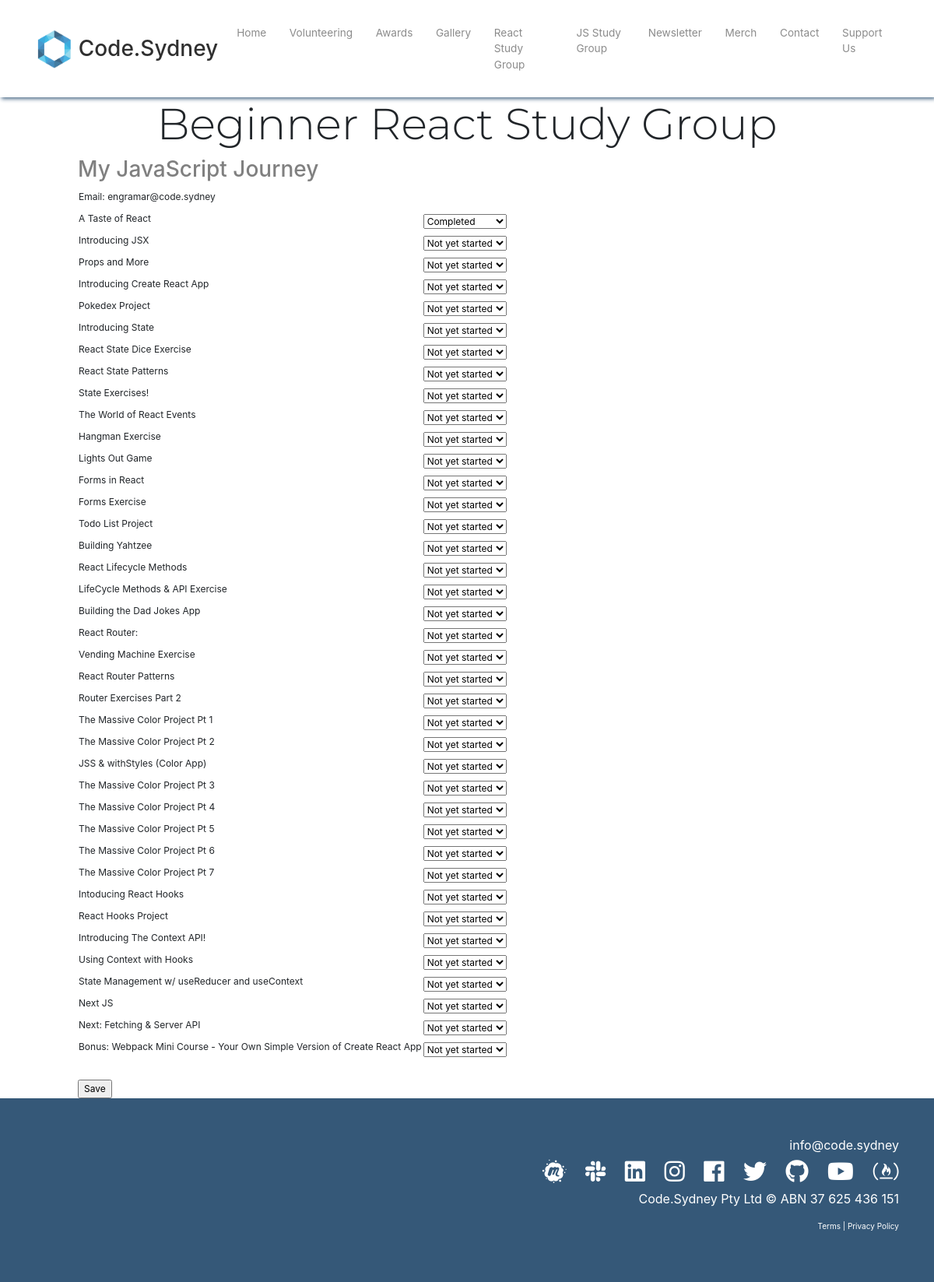
The app's page /reactstudygroupupdate (signed in), older data.
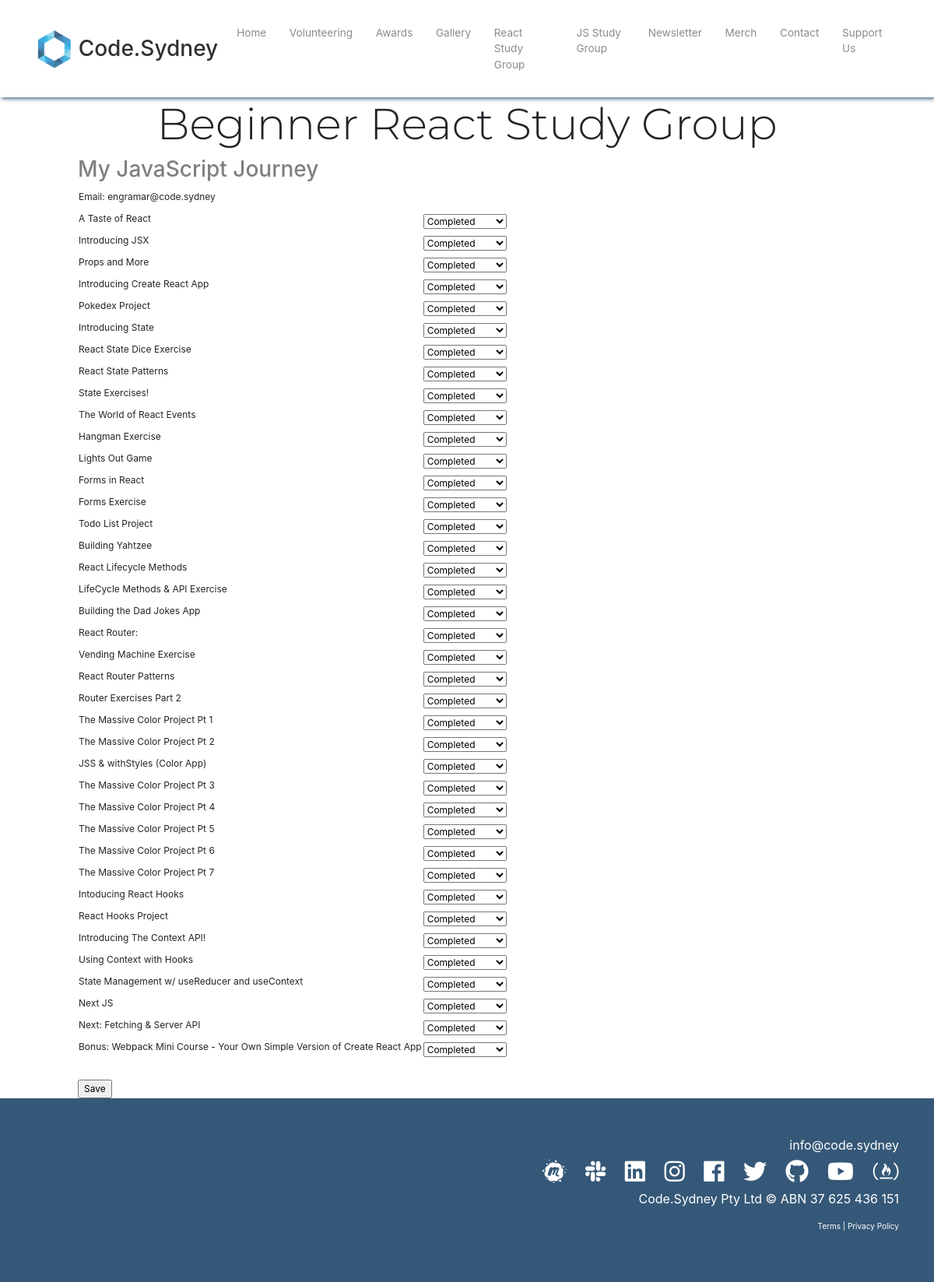
The same page, newer data.
### tables this page shows
CREATE TABLE "reactdashboardtable" (
	"Name"	TEXT,
	"Email"	TEXT,
	"Password"	TEXT,
	"Completed_Count"	INTEGER,
	"A1"	TEXT,
	"A2"	TEXT,
	"A3"	TEXT,
	"A4"	TEXT,
	"A5"	TEXT,
	"A6"	TEXT,
	"A7"	TEXT,
	"A8"	TEXT,
	"A9"	TEXT,
	"A10"	TEXT,
	"A11"	TEXT,
	"A12"	TEXT,
	"A13"	TEXT,
	"A14"	TEXT,
	"A15"	TEXT,
	"A16"	TEXT,
	"A17"	TEXT,
	"A18"	TEXT,
	"A19"	TEXT,
	"A20"	TEXT,
	"A21"	TEXT,
	"A22"	TEXT,
	"A23"	TEXT,
	"A24"	TEXT,
	"A25"	TEXT,
	"A26"	TEXT,
	"A27"	TEXT,
	"A28"	TEXT,
	"A29"	TEXT,
	"A30"	TEXT,	
	"A31"	TEXT,
	"A32"	TEXT,
	"A33"	TEXT,
	"A34"	TEXT,
	"A35"	TEXT,
	"A36"	TEXT,
	"A37"	TEXT,
	"A38"	TEXT,
	"A39"	TEXT,
	PRIMARY KEY("Email")
);

### app.py (the view)
@app.route('/reactstudygroupupdate',methods=['GET','POST'])
def reactstudygroupupdate():
    form = ReactInputForm()
    if request.method == 'POST':
        db = get_db()
        Email = session.get('tempemail', None)
        try:
            user_cur = db.execute('SELECT Name, Email, Password, Completed_Count, \
                                     A1, A2, A3, A4, A5, A6, A7, A8, A9, A10, \
                                     A11, A12, A13, A14, A15, A16, A17, A18, A19, A20, \
                                     A21, A22, A23, A24, A25, A26, A27, A28, A29, A30, \
                                     A31, A32, A33, A34, A35, A36, A37, A38, A39 \
                                from reactdashboardtable \
                                where Email = ?', [Email])
        except Exception as e:
            print('Exception: ',e)
        res = user_cur.fetchall()
        for row in res:
            Name  = row[0]
            Email = row[1]
            Password = row[2]
            Completed_Count = row[3]
        Completed_Count = 0
        A1 = form.A1.data
        if A1 == 'Completed':
            Completed_Count += 1
        A2 = form.A2.data
        if A2 == 'Completed':
            Completed_Count += 1
        A3 = form.A3.data
        if A3 == 'Completed':
            Completed_Count += 1
        A4 = form.A4.data
        if A4 == 'Completed':
            Completed_Count += 1
        A5 = form.A5.data
        if A5 == 'Completed':
            Completed_Count += 1
        A6 = form.A6.data
        if A6 == 'Completed':
            Completed_Count += 1
        A7 = form.A7.data
        if A7 == 'Completed':
            Completed_Count += 1
        A8 = form.A8.data
        if A8 == 'Completed':
            Completed_Count += 1
        A9 = form.A9.data
        if A9 == 'Completed':
            Completed_Count += 1
        A10 = form.A10.data
        if A10 == 'Completed':
            Completed_Count += 1
        A11 = form.A11.data
        if A11 == 'Completed':
            Completed_Count += 1
        A12 = form.A12.data
        if A12 == 'Completed':
            Completed_Count += 1
        A13 = form.A13.data
        if A13 == 'Completed':
            Completed_Count += 1
        A14 = form.A14.data
        if A14 == 'Completed':
            Completed_Count += 1
        A15 = form.A15.data
        if A15 == 'Completed':
            Completed_Count += 1
        A16 = form.A16.data
        if A16 == 'Completed':
            Completed_Count += 1
        A17 = form.A17.data
        if A17 == 'Completed':
            Completed_Count += 1
        A18 = form.A18.data
        if A18 == 'Completed':
            Completed_Count += 1
        A19 = form.A19.data
        if A19 == 'Completed':
            Completed_Count += 1
        A20 = form.A20.data
        if A20 == 'Completed':
            Completed_Count += 1
        A21 = form.A21.data
        if A21 == 'Completed':
            Completed_Count += 1
        A22 = form.A22.data
        if A22 == 'Completed':
            Completed_Count += 1
        A23 = form.A23.data
        if A23 == 'Completed':
            Completed_Count += 1
        A24 = form.A24.data
        if A24 == 'Completed':
            Completed_Count += 1
        A25 = form.A25.data
        if A25 == 'Completed':
            Completed_Count += 1
        A26 = form.A26.data
        if A26 == 'Completed':
            Completed_Count += 1
        A27 = form.A27.data
        if A27 == 'Completed':
            Completed_Count += 1
        A28 = form.A28.data
        if A28 == 'Completed':
            Completed_Count += 1
        A29 = form.A29.data
        if A29 == 'Completed':
            Completed_Count += 1
        A30 = form.A30.data
        if A30 == 'Completed':
            Completed_Count += 1
        A31 = form.A31.data
        if A31 == 'Completed':
            Completed_Count += 1
        A32 = form.A32.data
        if A32 == 'Completed':
            Completed_Count += 1
        A33 = form.A33.data
        if A33 == 'Completed':
            Completed_Count += 1
        A34 = form.A34.data
        if A34 == 'Completed':
            Completed_Count += 1
        A35 = form.A35.data
        if A35 == 'Completed':
            Completed_Count += 1
        A36 = form.A36.data
        if A36 == 'Completed':
            Completed_Count += 1
        A37 = form.A37.data
        if A37 == 'Completed':
            Completed_Count += 1
        A38 = form.A38.data
        if A38 == 'Completed':
            Completed_Count += 1
        A39 = form.A39.data
        if A39 == 'Completed':
            Completed_Count += 1
        try:
            db.execute('UPDATE reactdashboardtable \
                         SET Completed_Count=?, A1=?, A2=?, A3=?, A4=?, A5=?, A6=?, A7=?, A8=?, A9=?, A10=?, A11=?, A12=?, A13=?, A14=?, A15=?, A16=?, A17=?, A18=?, A19=?, A20=?, A21=?, A22=?, A23=?, A24=?, A25=?, A26=?, A27=?, A28=?, A29=?, A30=?, A31=?, A32=?, A33=?, A34=?, A35=?, A36=?, A37=?, A38=?, A39=? \
                        WHERE Email = ?', (Completed_Count, A1, A2, A3, A4, A5, A6, A7, A8, A9, A10, A11, A12, A13, A14, A15, A16, A17, A18, A19, A20, A21, A22, A23, A24, A25, A26, A27, A28, A29, A30, A31, A32, A33, A34, A35, A36, A37, A38, A39, Email))
            db.commit()
        except Exception as e:
            print(e)
        form.A1.data = A1
        form.A2.data = A2
        form.A3.data = A3
        form.A4.data = A4
        form.A5.data = A5
        form.A6.data = A6
        form.A7.data = A7
        form.A8.data = A8
        form.A9.data = A9
        form.A10.data = A10
        form.A11.data = A21
        form.A12.data = A22
        form.A13.data = A23
        form.A14.data = A24
        form.A15.data = A25
        form.A16.data = A26
        form.A17.data = A27
        form.A18.data = A28
        form.A19.data = A29
        form.A20.data = A20
        form.A21.data = A21
        form.A22.data = A22
        form.A23.data = A23
        form.A24.data = A24
        form.A25.data = A25
        form.A26.data = A26
        form.A27.data = A27
        form.A28.data = A28
        form.A29.data = A29
        form.A30.data = A30
        form.A31.data = A31
        form.A32.data = A32
        form.A33.data = A33
        form.A34.data = A34
        form.A35.data = A35
        form.A36.data = A36
        form.A37.data = A37
        form.A38.data = A38
        form.A39.data = A39
        return render_template('reactstudygroupupdate.html',
                                form=form)
    else:
        db = get_db()
        Email = session.get('tempemail', None)
        try:
            user_cur = db.execute('SELECT Name, Email, Password, Completed_Count, \
                                     A1, A2, A3, A4, A5, A6, A7, A8, A9, A10, \
                                     A11, A12, A13, A14, A15, A16, A17, A18, A19, A20, \
                                     A21, A22, A23, A24, A25, A26, A27, A28, A29, A30, \
                                     A31, A32, A33, A34, A35, A36, A37, A38, A39 \
                                from reactdashboardtable \
                                where Email = ?', [Email])
        except Exception as e:
            print('Exception: ',e)
        res = user_cur.fetchall()
        for row in res:
            Name  = row[0]
            Email = row[1]
            Password = row[2]
            Completed_Count = row[3]
            A1 = row[4]
            A2 = row[5]
            A3 = row[6]
            A4 = row[7]
            A5 = row[8]
            A6 = row[9]
            A7 = row[10]
            A8 = row[11]
            A9 = row[12]
            A10 = row[13]
            A11 = row[14]
            A12 = row[15]
            A13 = row[16]
            A14 = row[17]
            A15 = row[18]
            A16 = row[19]
            A17 = row[20]
            A18 = row[21]
            A19 = row[22]
            A20 = row[23]
            A21 = row[24]
            A22 = row[25]
            A23 = row[26]
            A24 = row[27]
            A25 = row[28]
            A26 = row[29]
            A27 = row[30]
            A28 = row[31]
            A29 = row[32]
            A30 = row[33]
            A31 = row[34]
            A32 = row[35]
            A33 = row[36]
            A34 = row[37]
            A35 = row[38]
            A36 = row[39]
            A37 = row[40]
            A38 = row[41]
            A39 = row[42]
        form.Email.data = Email
        print('password',row[2])
        form.Password.data = Password
        form.A1.data = A1
        form.A2.data = A2
        form.A3.data = A3
        form.A4.data = A4
        form.A5.data = A5
        form.A6.data = A6
        form.A7.data = A7
        form.A8.data = A8
        form.A9.data = A9
        form.A10.data = A10
        form.A11.data = A11
        form.A12.data = A12
        form.A13.data = A13
        form.A14.data = A14
        form.A15.data = A15
        form.A16.data = A16
        form.A17.data = A17
        form.A18.data = A18
        form.A19.data = A19
        form.A20.data = A20
        form.A21.data = A21
        form.A22.data = A22
        form.A23.data = A23
        form.A24.data = A24
        form.A25.data = A25
        form.A26.data = A26
        form.A27.data = A27
        form.A28.data = A28
        form.A29.data = A29
        form.A30.data = A30
        form.A31.data = A31
        form.A32.data = A32
        form.A33.data = A33
        form.A34.data = A34
        form.A35.data = A35
        form.A36.data = A36
        form.A37.data = A37
        form.A38.data = A38
        form.A39.data = A39
        return render_template('reactstudygroupupdate.html',
                                form=form,
                                Email=Email)

### database.py (called while the page is built)
def connect_db():
    sql = sqlite3.connect('/Users/engramarbollas/Projects/codesydneywebsite/codesydney.db')
    sql.row_factory = sqlite3.Row
    return sql

def get_db():
    if not hasattr(g, 'sqlite_db'):
        g.sqlite_db = connect_db()
    return g.sqlite_db

### templates/reactstudygroupupdate.html (shortened to what the changed rows need)
{% extends 'layout.html' %} {% block content %}
<section>
  <div class="col-lg-12 text-center mt-15">
      <h1 class="display-4 mt-5 pt-3 top-spacing" style="font-family:Montserrat;">
        Beginner React Study Group
      </h1>
  </div>
</section>
<body>
  <div>
    <form method="POST" action="{{ url_for('reactstudygroupupdate') }}">
      <table style="font-size: 12px; margin-left: 100px">
        <tr>
          <td>{{ form.Email.label }}: {{ Email }}</td>
        </tr>
      </table>
      <table style="font-size: 12px; margin-left: 100px">
        <tr>
          <td>{{ form.A1 }}</td>
        </tr>
        <tr>
          <td>{{ form.A2 }}</td>
        </tr>
        <tr>
          <td>{{ form.A3 }}</td>
        </tr>
        <tr>
          <td>{{ form.A4 }}</td>
        </tr>
        <tr>
          <td>{{ form.A5 }}</td>
        </tr>
        <tr>
          <td>{{ form.A6 }}</td>
        </tr>
        <tr>
          <td>{{ form.A7 }}</td>
        </tr>
        <tr>
          <td>{{ form.A8 }}</td>
        </tr>
        <tr>
          <td>{{ form.A9 }}</td>
        </tr>
        <tr>
          <td>{{ form.A10 }}</td>
        </tr>
        <tr>
          <td>{{ form.A11 }}</td>
        </tr>
        <tr>
          <td>{{ form.A12 }}</td>
        </tr>
        <tr>
          <td>{{ form.A13 }}</td>
        </tr>
        <tr>
          <td>{{ form.A14 }}</td>
        </tr>
        <tr>
          <td>{{ form.A15 }}</td>
        </tr>
        <tr>
          <td>{{ form.A16 }}</td>
        </tr>
        <tr>
          <td>{{ form.A17 }}</td>
        </tr>
        <tr>
          <td>{{ form.A18 }}</td>
        </tr>
        <tr>
          <td>{{ form.A19 }}</td>
        </tr>
        <tr>
          <td>{{ form.A20 }}</td>
        </tr>
        <tr>
          <td>{{ form.A21 }}</td>
        </tr>
        <tr>
          <td>{{ form.A22 }}</td>
        </tr>
        <tr>
          <td>{{ form.A23 }}</td>
        </tr>
        <tr>
          <td>{{ form.A24 }}</td>
        </tr>
        <tr>
          <td>{{ form.A25 }}</td>
        </tr>
        <tr>
          <td>{{ form.A26 }}</td>
        </tr>
        <tr>
          <td>{{ form.A27 }}</td>
        </tr>
        <tr>
          <td>{{ form.A28 }}</td>
        </tr>
        <tr>
          <td>{{ form.A29 }}</td>
        </tr>
        <tr>
          <td>{{ form.A30 }}</td>
        </tr>
        <tr>
          <td>{{ form.A31 }}</td>
        </tr>
        <tr>
          <td>{{ form.A32 }}</td>
        </tr>
        <tr>
          <td>{{ form.A33 }}</td>
        </tr>
        <tr>
          <td>{{ form.A34 }}</td>
        </tr>
        <tr>
          <td>{{ form.A35 }}</td>
        </tr>
        <tr>
          <td>{{ form.A36 }}</td>
        </tr>
        <tr>
          <td>{{ form.A37 }}</td>
        </tr>
        <tr>
          <td>{{ form.A38 }}</td>
        </tr>
        <tr>
          <td>{{ form.A39 }}</td>
        </tr>
      </table>
      <br />
    </form>
  </div>
</body>
{% endblock content %}

Row changes from the older to the newer data that the page shows:
changed reactdashboardtable "engramar@code.sydney": A2 "Not yet started" → "Completed"; A3 "Not yet started" → "Completed"; A4 "Not yet started" → "Completed"; A5 "Not yet started" → "Completed"; A6 "Not yet started" → "Completed"; A7 "Not yet started" → "Completed"; A8 "Not yet started" → "Completed"; A9 "Not yet started" → "Completed"; A10 "Not yet started" → "Completed"; A11 "Not yet started" → "Completed"; A12 "Not yet started" → "Completed"; A13 "Not yet started" → "Completed"; A14 "Not yet started" → "Completed"; A15 "Not yet started" → "Completed"; A16 "Not yet started" → "Completed"; A17 "Not yet started" → "Completed"; A18 "Not yet started" → "Completed"; A19 "Not yet started" → "Completed"; A20 "Not yet started" → "Completed"; A21 "Not yet started" → "Completed"; A22 "Not yet started" → "Completed"; A23 "Not yet started" → "Completed"; A24 "Not yet started" → "Completed"; A25 "Not yet started" → "Completed"; A26 "Not yet started" → "Completed"; A27 "Not yet started" → "Completed"; A28 "Not yet started" → "Completed"; A29 "Not yet started" → "Completed"; A30 "Not yet started" → "Completed"; A31 "Not yet started" → "Completed"; A32 "Not yet started" → "Completed"; A33 "Not yet started" → "Completed"; A34 "Not yet started" → "Completed"; A35 "Not yet started" → "Completed"; A36 "Not yet started" → "Completed"; A37 "Not yet started" → "Completed"; A38 "Not yet started" → "Completed"; A39 "Not yet started" → "Completed"
